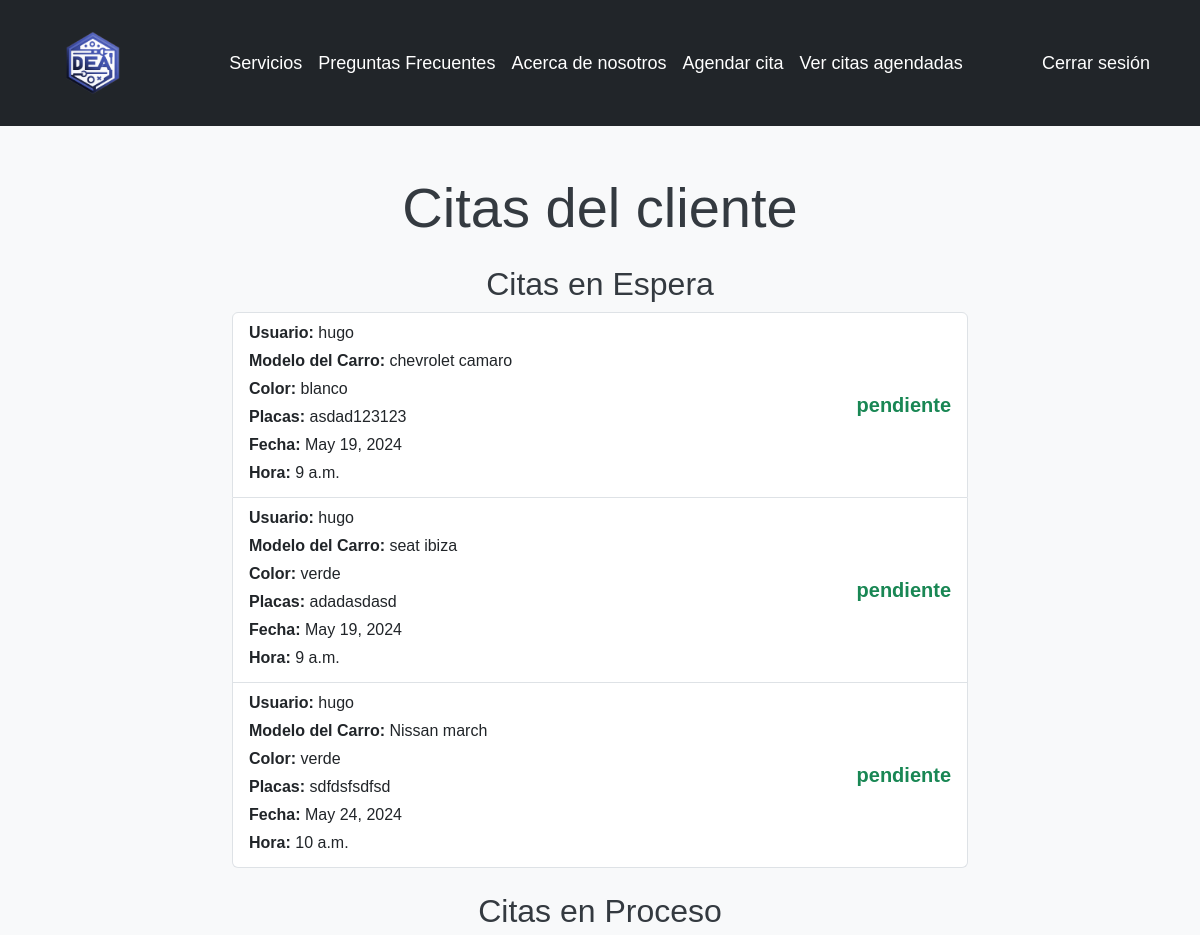
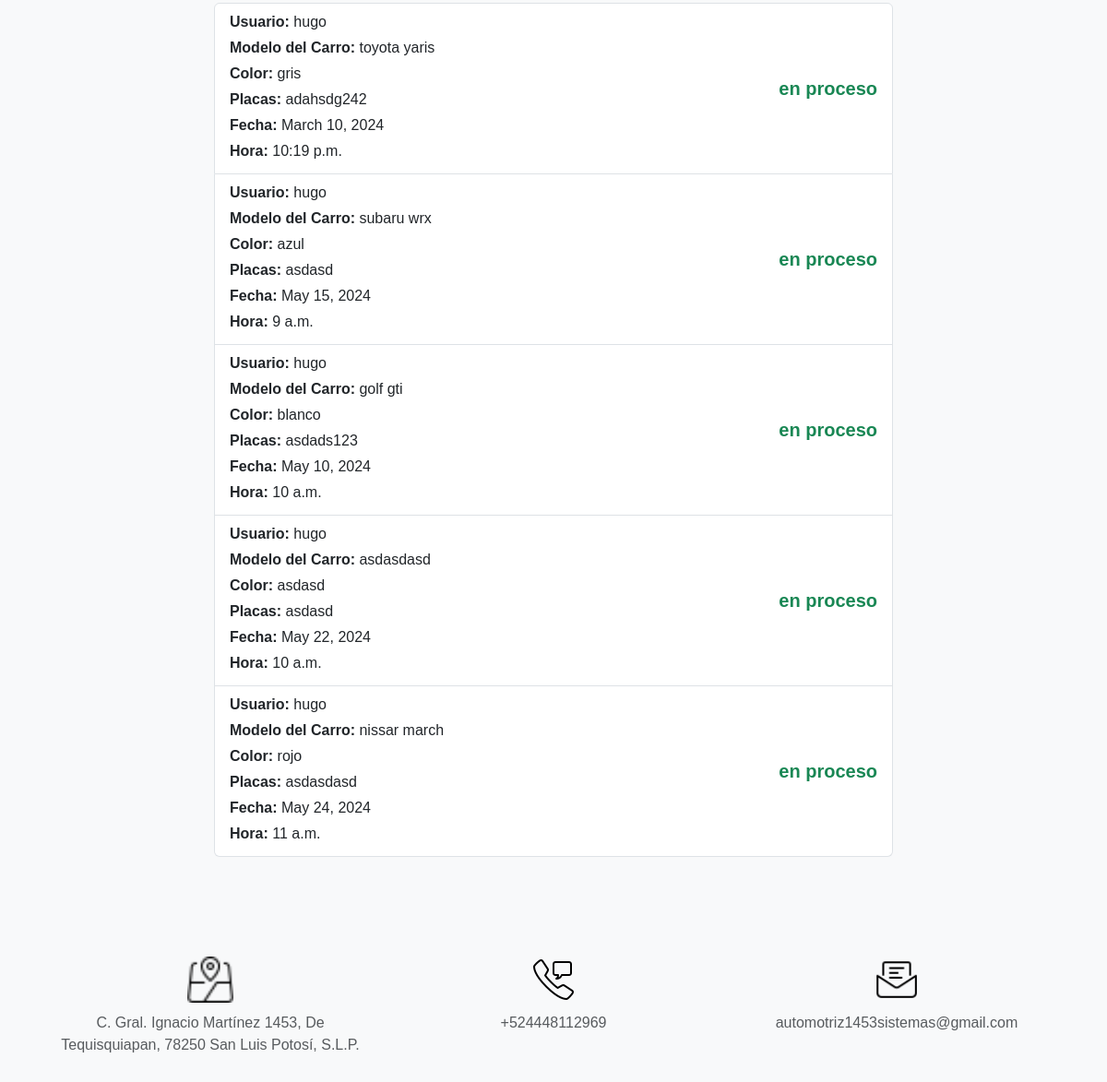
The app's page /lista_citas/ (signed in), older data (2 pictures, top to bottom).
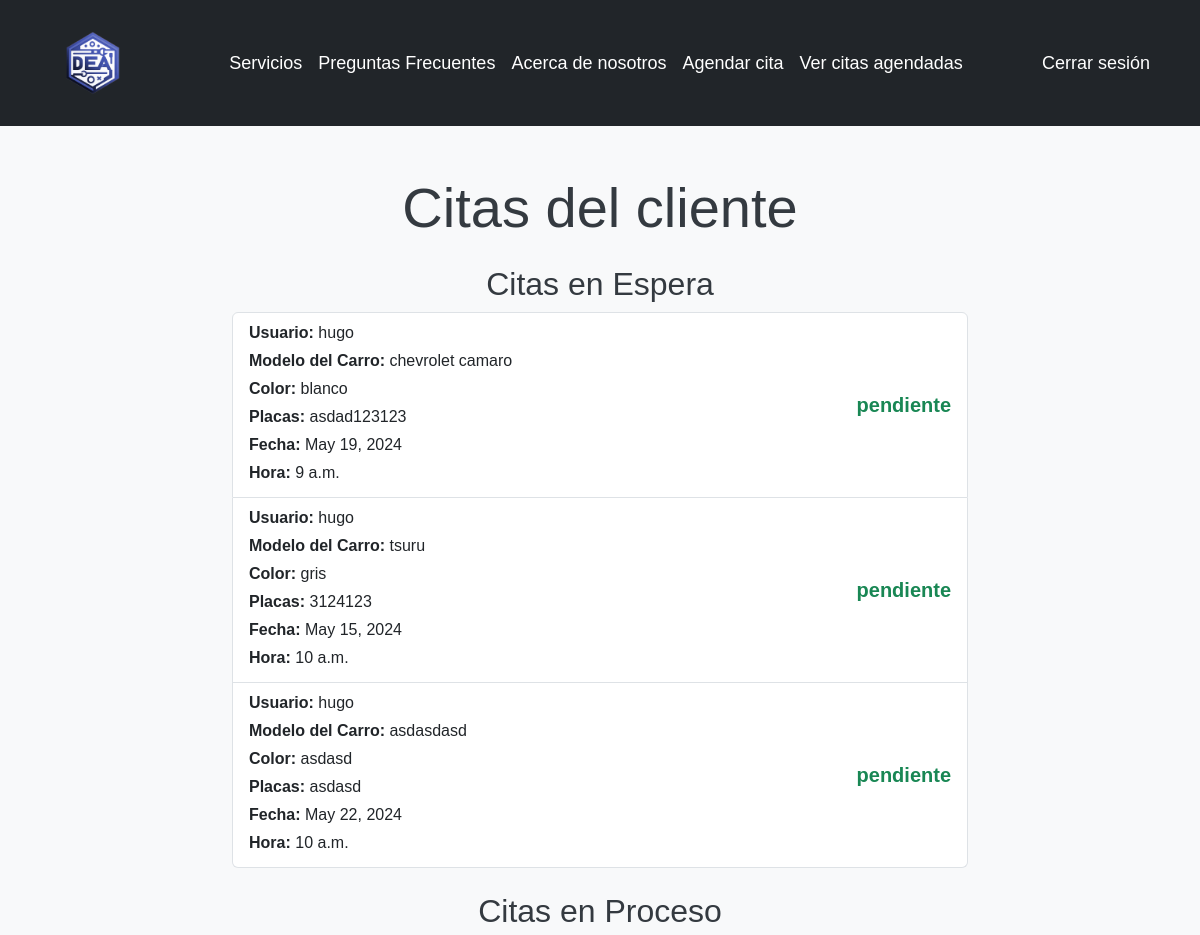
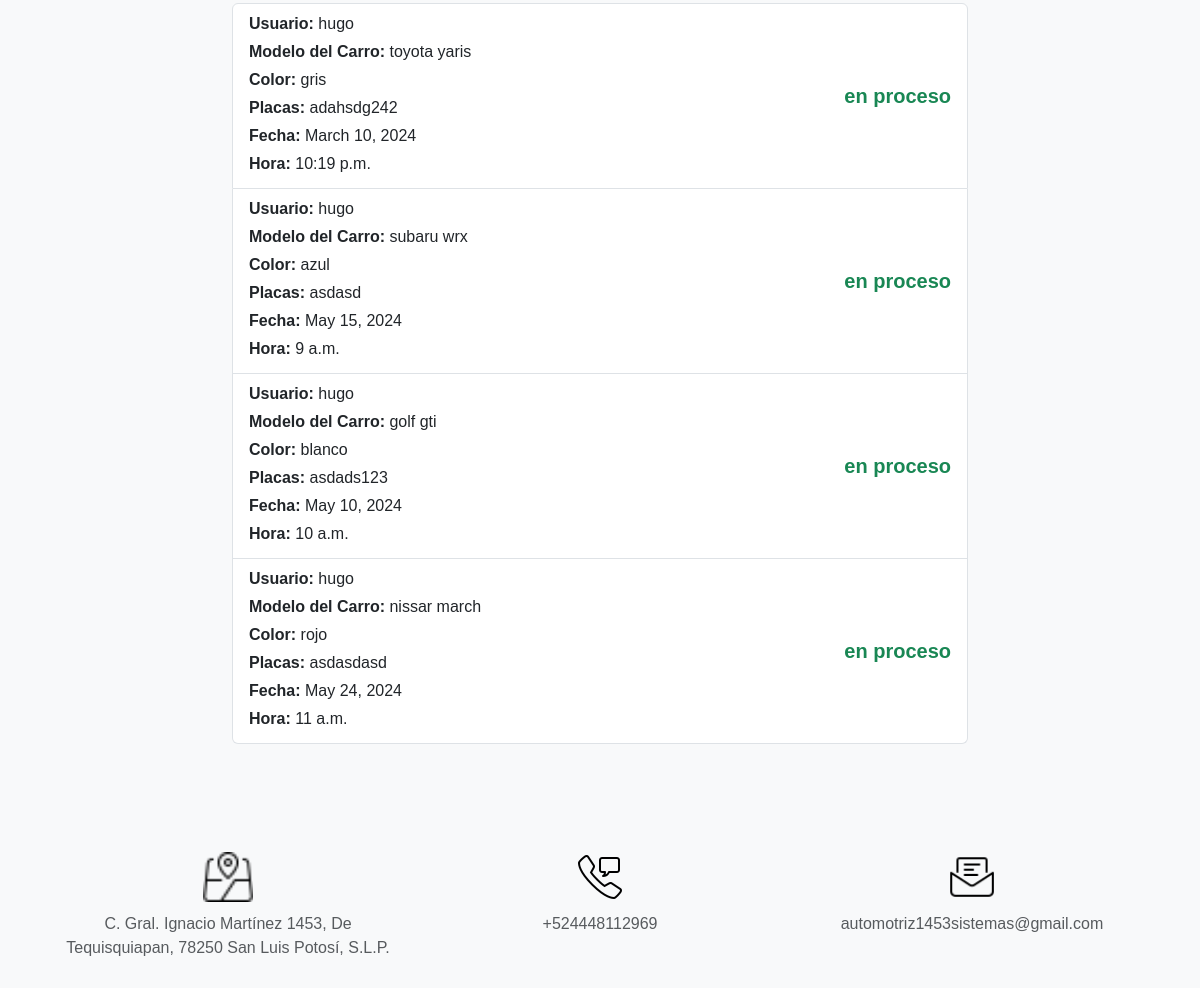
The same page, newer data (2 pictures, top to bottom).
### autenticacion/models.py (models this page shows, shortened)
class Cita(models.Model):
    usuario = models.ForeignKey(User, on_delete=models.CASCADE)
    modelo_carro = models.CharField(max_length=100)
    color = models.CharField(max_length=100)
    placas = models.CharField(max_length=20)
    fecha = models.DateField()
    hora = models.TimeField()
    estado = models.CharField(max_length=50, default='pendiente')
    retroalimentacion = models.TextField(null=True, blank=True)
    servicios = models.ManyToManyField(Servicio, through='DetalleCita')

class User(AbstractUser):
    tel = models.CharField(max_length= 20) #Agregar el campo telefono a la tabla de usuario

### autenticacion/views.py (the view)
# urls.py: path('lista_citas/', v_auth.lista_citas_cliente, name='lista_citas_cliente'),
@login_required
def lista_citas_cliente(request):
    citas_en_espera = Cita.objects.filter(usuario = request.user, estado = "pendiente")
    citas_en_proceso = Cita.objects.filter(usuario = request.user, estado = "en proceso")
    citas_finalizadas = Cita.objects.filter(usuario = request.user, estado = "finalizada")
    titulo = "Citas del cliente"
    return render(request, "lista_citas_cliente.html",{
        'titulo': titulo,
        'citas_en_espera' : citas_en_espera,
        'citas_en_proceso' : citas_en_proceso,
        'citas_finalizadas' : citas_finalizadas,
    })

### main/templates/lista_citas_cliente.html (shortened to what this page needs)
<!DOCTYPE html>
<html lang="en">
<head>
    {% extends 'layouts/base.html' %}
    {% block content %}
    <main class="container my-5">
        <div class="row">
            <div class="col-md-8 offset-md-2">
                <h1 class="text-center display-4 mb-4">{% block title %}{{ titulo }}{% endblock %}</h1>
                {% if citas_en_espera %}
                <div class="mb-4">
                    <h2 class="text-center">Citas en Espera</h2>
                    <ul class="list-group">
                        {% for cita in citas_en_espera %}
                        <a class="list-group-item list-group-item-action" href="{% url 'detalle_cita_cliente' cita.id %}">
                            <div class="d-flex justify-content-between align-items-center">
                                <div>
                                    <p class="mb-1"><strong>Usuario:</strong> {{ cita.usuario }}</p>
                                    <p class="mb-1"><strong>Modelo del Carro:</strong> {{ cita.modelo_carro }}</p>
                                    <p class="mb-1"><strong>Color:</strong> {{ cita.color }}</p>
                                    <p class="mb-1"><strong>Placas:</strong> {{ cita.placas }}</p>
                                    <p class="mb-1"><strong>Fecha:</strong> {{ cita.fecha }}</p>
                                    <p class="mb-1"><strong>Hora:</strong> {{ cita.hora }}</p>
                                </div>
                                <h5 class="mb-0 fw-bold text-success">{{ cita.estado }}</h5>
                            </div>
                        </a>
                        {% endfor %}
                    </ul>
                </div>
                {% endif %}
                {% if citas_en_proceso %}
                <div>
                    <h2 class="text-center">Citas en Proceso</h2>
                    <ul class="list-group">
                        {% for cita in citas_en_proceso %}
                            <a class="list-group-item list-group-item-action" href="{% url 'estatus_cita' cita.id %}">
                                <div class="d-flex justify-content-between align-items-center">
                                    <div>
                                        <p class="mb-1"><strong>Usuario:</strong> {{ cita.usuario }}</p>
                                        <p class="mb-1"><strong>Modelo del Carro:</strong> {{ cita.modelo_carro }}</p>
                                        <p class="mb-1"><strong>Color:</strong> {{ cita.color }}</p>
                                        <p class="mb-1"><strong>Placas:</strong> {{ cita.placas }}</p>
                                        <p class="mb-1"><strong>Fecha:</strong> {{ cita.fecha }}</p>
                                        <p class="mb-1"><strong>Hora:</strong> {{ cita.hora }}</p>
                                    </div>
                                    <h5 class="mb-0 fw-bold text-success">{{ cita.estado }}</h5>
                                </div>
                            </a>
                        {% endfor %}
                    </ul>
                </div>
                {% endif %}
            </div>
        </div>
    </main>
    {% endblock %}

### main/templates/layouts/base.html (shortened to what this page needs)
<!DOCTYPE html>
<html lang="en">
<head>
    {% load static %}
    <link rel="stylesheet" href="https://cdn.jsdelivr.net/npm/bootstrap@5.3.2/dist/css/bootstrap.min.css">
</head>
<body>
    <nav class="navbar navbar-expand-lg navbar-light bg-dark">
        <div class="container justify-content-center">
            <a class="navbar-brand" href="/"><img src="{% static 'logo.png' %}" alt="" width="100px" height="100px" alt=""></a>
            <div class="collapse navbar-collapse justify-content-center" id="navbarNav">
                <ul class="navbar-nav">
                    {% if user.is_authenticated and user.is_staff %}
                        <li class="nav-item">
                            <a class="nav-link" href="{% url 'panel_encargado' %}">Gestionar Citas</a>
                        </li>
                        <li class="nav-item">
                            <a class="nav-link" href="{% url 'gestion_servicios' %}">Gestionar Servicios</a>
                        </li>
                    {% elif user.is_authenticated %}
                        <li class="nav-item">
                            <a class="nav-link" href="{% url 'lista_de_servicios' %}">Servicios</a>
                        </li>
                        <li class="nav-item">
                            <a class="nav-link" href="{% url 'preguntasfrec' %}">Preguntas Frecuentes</a>
                        </li>
                        <li class="nav-item">
                            <a class="nav-link" href="{% url 'acerca' %}">Acerca de nosotros</a>
                        </li>
                        <li class="nav-item">
                            <a class="nav-link" href="{% url 'citas' %}">Agendar cita</a>
                        </li>
                        {% with user_citas=user.cita_set.all %}
                        {% if user_citas|length > 0 %}
                            <li class="nav-item">
                                <a class="nav-link" href="{% url 'lista_citas_cliente' %}">Ver citas agendadas</a>
                            </li>
                        {% endif %}
                    {% endwith %}
                    {% endif %}
                </ul>
            </div>
            <div class="navbar-nav">
                <ul class="navbar-nav">
                    {% if user.is_authenticated %}
                        <li class="nav-item">
                            <a class="nav-link" href="{% url 'cerrar_sesion' %}">Cerrar sesión</a>
                        </li>
                    {% endif %}
                </ul>
            </div>
        </div>
    </nav>
    {% block content %}
    {% endblock %}
    <footer class="bg-light text-muted text-center py-2 footer">
        <div class="container">
            <div class="col">
                <a href="https://www.google.com/maps/place/C.+Gral.+Ignacio+Mart%C3%ADnez+1453,+De+Tequisquiapan,+78250+San+Luis+Potos%C3%AD,+S.L.P." target="_blank">
                    <img>
                </a>
                <p>C. Gral. Ignacio Martínez 1453, De Tequisquiapan, 78250 San Luis Potosí, S.L.P.</p>
            </div>
            <div class="col">
                <img>
                <p>+524448112969</p>
            </div>
            <div class="col">
                <a href="mailto:automotriz1453sistemas@gmail.com">
                    <img>
                </a>
                <p>automotriz1453sistemas@gmail.com</p>
            </div>
            </div>
    </footer>
</body>
</html>

### main/templates/layouts/base.html (style rules this page uses)
.navbar-nav .nav-link { color: white; transition: all 0.3s; border-radius: 20px; padding: 10px 20px; font-size: 18px; }
body { font-family: Arial, sans-serif; background-color: #f8f9fa; color: #343a40; }
.footer { margin-top: 100px; }
footer { background-color: #f8f9fa; color: #6c757d; padding: 20px 0; }
footer .col { text-align: center; padding: 0 15px; }
footer img { width: 50px; margin-bottom: 10px; }
footer p { margin-bottom: 20px; }
footer .container { display: flex; justify-content: space-around; }

Row changes from the older to the newer data that the page shows:
removed Cita: usuario "hugo", modelo_carro "seat ibiza", color "verde", placas "adadasdasd", fecha "May 19, 2024", hora "9 a.m.", estado "pendiente", shown under "Citas en Espera"
removed Cita: usuario "hugo", modelo_carro "Nissan march", color "verde", placas "sdfdsfsdfsd", fecha "May 24, 2024", hora "10 a.m.", estado "pendiente", shown under "Citas en Espera"
added Cita: usuario "hugo", modelo_carro "tsuru", color "gris", placas "3124123", fecha "May 15, 2024", hora "10 a.m.", estado "pendiente", shown under "Citas en Espera"
changed Cita "May 22, 2024": moves from the list under "Citas en Proceso" to the list under "Citas en Espera"
